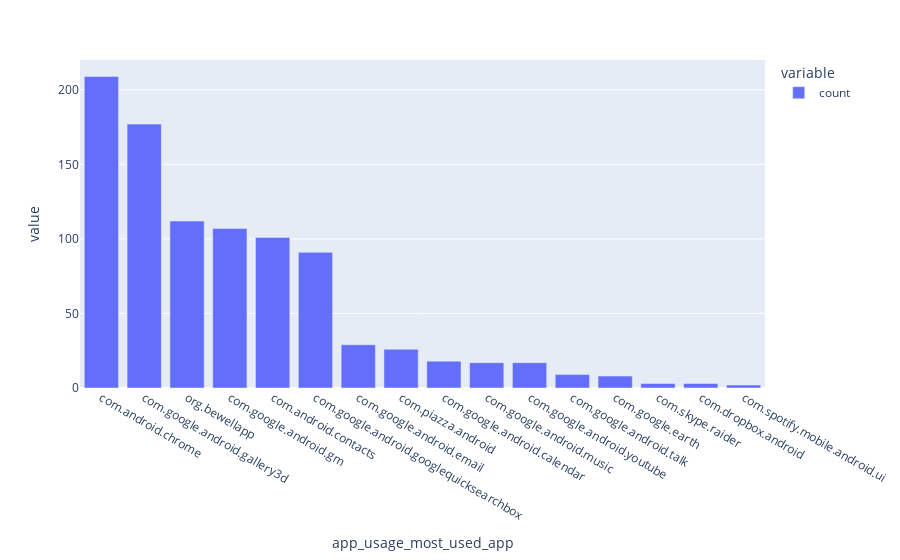

Notebook code for this chart:
### Code cell
# Most used App Distribution
px.bar(df.app_usage_most_used_app.value_counts())

### Figure 1 — Plotly figure (JSON) as saved in the notebook; plotly's stock layout.template omitted (floating-point values rounded to 4 significant figures)
{"data": [{"hovertemplate": "variable=count<br>app_usage_most_used_app=%{x}<br>value=%{y}<extra></extra>", "legendgroup": "count", "marker": {"color": "#636efa", "pattern": {"shape": ""}}, "name": "count", "orientation": "v", "showlegend": true, "textposition": "auto", "type": "bar", "x": ["com.android.chrome", "com.google.android.gallery3d", "org.bewellapp", "com.google.android.gm", "com.android.contacts", "com.google.android.googlequicksearchbox", "com.google.android.email", "com.piazza.android", "com.google.android.calendar", "com.google.android.music", "com.google.android.youtube", "com.google.android.talk", "com.google.earth", "com.skype.raider", "com.dropbox.android", "com.spotify.mobile.android.ui"], "xaxis": "x", "y": [209, 177, 112, 107, 101, 91, 29, 26, 18, 17, 17, 9, 8, 3, 3, 2], "yaxis": "y"}], "layout": {"barmode": "relative", "legend": {"title": {"text": "variable"}, "tracegroupgap": 0}, "margin": {"t": 60}, "xaxis": {"anchor": "y", "domain": [0, 1], "title": {"text": "app_usage_most_used_app"}}, "yaxis": {"anchor": "x", "domain": [0, 1], "title": {"text": "value"}}}}
